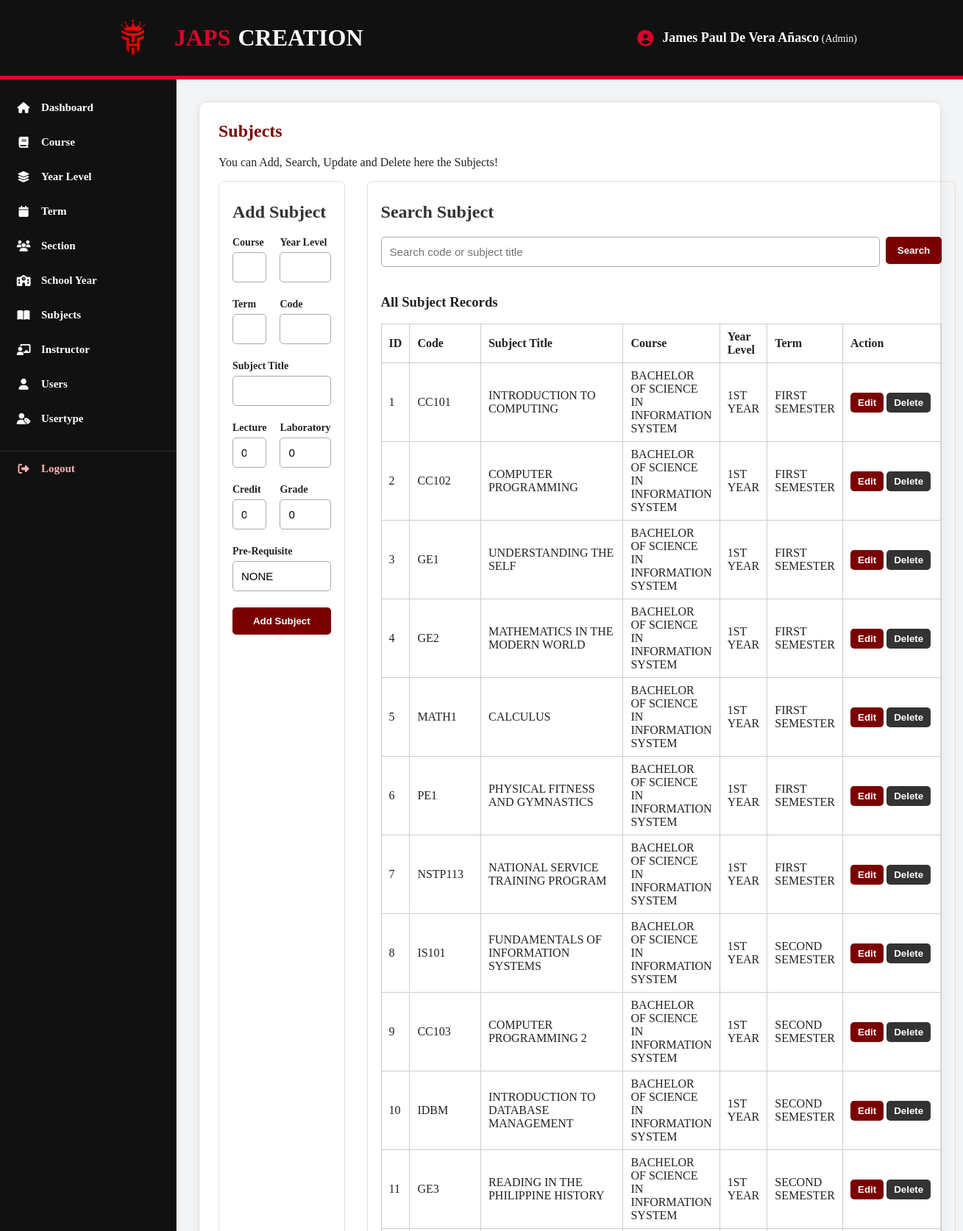
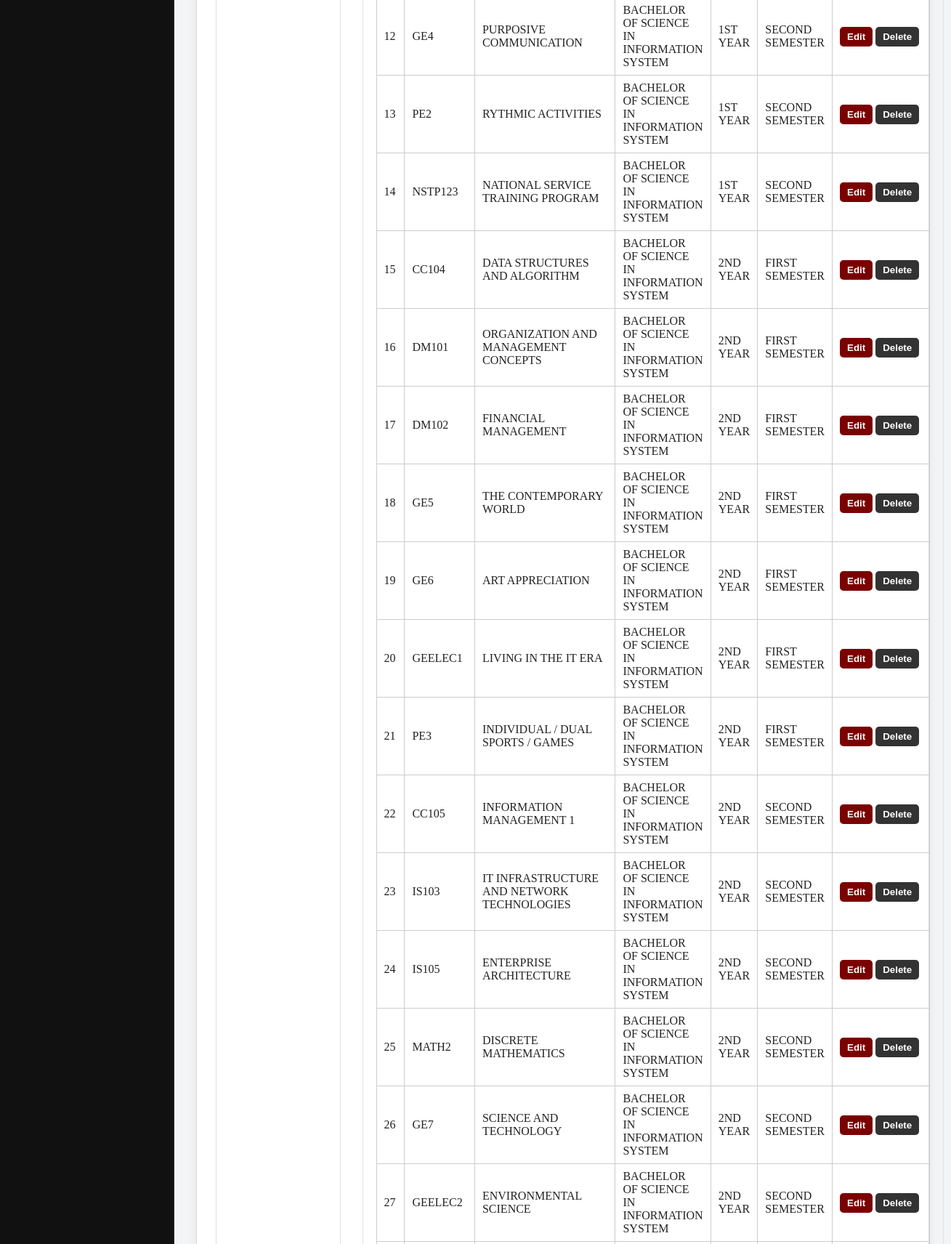
/subjects.php (signed in, upper part), run on the app's committed database (2 pictures, top to bottom).
### tables this page shows
CREATE TABLE `tbl_subject` (
  `ID` int(11) NOT NULL,
  `COURSE` varchar(100) NOT NULL,
  `YEARLEVEL` varchar(100) NOT NULL,
  `TERM` varchar(100) NOT NULL,
  `CODE` varchar(50) NOT NULL,
  `SUBJECTTITLE` varchar(100) NOT NULL,
  `LECTURE` float NOT NULL,
  `LABORATORY` float NOT NULL,
  `CREDIT` float NOT NULL,
  `GRADE` float NOT NULL,
  `PRE-REQUISITE` varchar(100) NOT NULL
);

### subjects.php (the view, shortened to what this page needs)
<?php
require_once "db.php";
$allRecords = $conn->query("SELECT ID, CODE, SUBJECTTITLE, COURSE, YEARLEVEL, TERM FROM tbl_subject ORDER BY ID");
include "header.php";
?>
<section class="card">
    <h1>Subjects</h1>
    <p>You can Add, Search, Update and Delete here the Subjects!</p>
    <div class="two-panels">
        <section>
            <h2>Add Subject</h2>
            <form method="post" class="grid">
                <div><label>Course</label><input name="course" required></div>
                <div><label>Year Level</label><input name="yearlevel" required></div>
                <div><label>Term</label><input name="term" required></div>
                <div><label>Code</label><input name="code" required></div>
                <div class="full"><label>Subject Title</label><input name="subjecttitle" required></div>
                <div><label>Lecture</label><input type="number" step="0.01" name="lecture" value="0" required></div>
                <div><label>Laboratory</label><input type="number" step="0.01" name="laboratory" value="0" required>
                </div>
                <div><label>Credit</label><input type="number" step="0.01" name="credit" value="0" required></div>
                <div><label>Grade</label><input type="number" step="0.01" name="grade" value="0" required></div>
                <div class="full"><label>Pre-Requisite</label><input name="pre_requisite" value="NONE" required></div>
                <button class="full" name="add">Add Subject</button>
            </form>
        </section>
        <section>
            <h2>Search Subject</h2>
            <form method="post" class="search">
                <input name="search_value" placeholder="Search code or subject title" required>
                <button name="search">Search</button>
            </form>
            <div class="record-list"><h3>All Subject Records</h3><table><tr><th>ID</th><th>Code</th><th>Subject Title</th><th>Course</th><th>Year Level</th><th>Term</th><th>Action</th></tr><?php while ($item = $allRecords->fetch_assoc()): ?><tr><td><?= (int) $item["ID"] ?></td><td><?= htmlspecialchars($item["CODE"]) ?></td><td><?= htmlspecialchars($item["SUBJECTTITLE"]) ?></td><td><?= htmlspecialchars($item["COURSE"]) ?></td><td><?= htmlspecialchars($item["YEARLEVEL"]) ?></td><td><?= htmlspecialchars($item["TERM"]) ?></td><td class="record-actions"><form method="post"><input type="hidden" name="search_value" value="<?= htmlspecialchars($item["CODE"]) ?>"><button name="search">Edit</button></form><form method="post" onsubmit="return confirm('Delete this record?')"><input type="hidden" name="id" value="<?= (int) $item["ID"] ?>"><button name="delete" class="delete">Delete</button></form></td></tr><?php endwhile; ?></table></div>
        </section>
    </div>
</section>
<?php include "footer.php"; ?>

### style.css (style rules this page uses)
* { box-sizing: border-box; }
body { margin: 0; font-family: Cambria, Cochin, Georgia, Times, 'Times New Roman', serif; background: #f3f4f6; color: #222; }
.card { background: #fff; border: 1px solid #ddd; border-radius: 10px; padding: 26px; box-shadow: 0 3px 12px rgba(0, 0, 0, 0.07); }
h1 { margin-top: 0; color: #7b0000; }
h2 { margin-top: 10px; color: #333; }
label { display: block; font-weight: 700; margin-bottom: 5px; font-size: 14px; }
input { width: 100%; padding: 11px; border: 1px solid #aaa; border-radius: 5px; margin: 0 0 12px; font-size: 15px; }
button { background: #7b0000; color: #fff; border: 0; border-radius: 5px; padding: 11px 16px; cursor: pointer; font-weight: 700; }
.delete { background: #333; }
.grid { display: grid; grid-template-columns: repeat(2, 1fr); gap: 10px 18px; }
.full { grid-column: 1/-1; }
.search { display: flex; gap: 8px; align-items: flex-start; }
.search input { margin: 0; }
.search button { white-space: nowrap; }
.two-panels { display: grid; grid-template-columns: 1fr 1fr; gap: 30px; }
.two-panels > section { border: 1px solid #e1e1e1; border-radius: 8px; padding: 18px; }
.record-list { margin-top: 18px; overflow-x: auto; }
.record-list table { width: 100%; border-collapse: collapse; min-width: 650px; }
.record-list th, .record-list td { padding: 8px 10px; border: 1px solid #ccc; text-align: left; }
.record-list th { font-weight: 700; }
.record-actions { white-space: nowrap; }
.record-actions form { display: inline-block; margin: 0 4px 0 0; }
.record-actions button { padding: 6px 10px; }

### data on the page
tbl_subject: ID "1", CODE "CC101", SUBJECTTITLE "INTRODUCTION TO COMPUTING", COURSE "BACHELOR OF SCIENCE IN INFORMATION SYSTEM", YEARLEVEL "1ST YEAR", TERM "FIRST SEMESTER"
tbl_subject: ID "2", CODE "CC102", SUBJECTTITLE "COMPUTER PROGRAMMING", COURSE "BACHELOR OF SCIENCE IN INFORMATION SYSTEM", YEARLEVEL "1ST YEAR", TERM "FIRST SEMESTER"
tbl_subject: ID "3", CODE "GE1", SUBJECTTITLE "UNDERSTANDING THE SELF", COURSE "BACHELOR OF SCIENCE IN INFORMATION SYSTEM", YEARLEVEL "1ST YEAR", TERM "FIRST SEMESTER"
tbl_subject: ID "4", CODE "GE2", SUBJECTTITLE "MATHEMATICS IN THE MODERN WORLD", COURSE "BACHELOR OF SCIENCE IN INFORMATION SYSTEM", YEARLEVEL "1ST YEAR", TERM "FIRST SEMESTER"
tbl_subject: ID "5", CODE "MATH1", SUBJECTTITLE "CALCULUS", COURSE "BACHELOR OF SCIENCE IN INFORMATION SYSTEM", YEARLEVEL "1ST YEAR", TERM "FIRST SEMESTER"
tbl_subject: ID "6", CODE "PE1", SUBJECTTITLE "PHYSICAL FITNESS AND GYMNASTICS", COURSE "BACHELOR OF SCIENCE IN INFORMATION SYSTEM", YEARLEVEL "1ST YEAR", TERM "FIRST SEMESTER"
tbl_subject: ID "7", CODE "NSTP113", SUBJECTTITLE "NATIONAL SERVICE TRAINING PROGRAM", COURSE "BACHELOR OF SCIENCE IN INFORMATION SYSTEM", YEARLEVEL "1ST YEAR", TERM "FIRST SEMESTER"
tbl_subject: ID "8", CODE "IS101", SUBJECTTITLE "FUNDAMENTALS OF INFORMATION SYSTEMS", COURSE "BACHELOR OF SCIENCE IN INFORMATION SYSTEM", YEARLEVEL "1ST YEAR", TERM "SECOND SEMESTER"
tbl_subject: ID "9", CODE "CC103", SUBJECTTITLE "COMPUTER PROGRAMMING 2", COURSE "BACHELOR OF SCIENCE IN INFORMATION SYSTEM", YEARLEVEL "1ST YEAR", TERM "SECOND SEMESTER"
tbl_subject: ID "10", CODE "IDBM", SUBJECTTITLE "INTRODUCTION TO DATABASE MANAGEMENT", COURSE "BACHELOR OF SCIENCE IN INFORMATION SYSTEM", YEARLEVEL "1ST YEAR", TERM "SECOND SEMESTER"
tbl_subject: ID "11", CODE "GE3", SUBJECTTITLE "READING IN THE PHILIPPINE HISTORY", COURSE "BACHELOR OF SCIENCE IN INFORMATION SYSTEM", YEARLEVEL "1ST YEAR", TERM "SECOND SEMESTER"
tbl_subject: ID "12", CODE "GE4", SUBJECTTITLE "PURPOSIVE COMMUNICATION", COURSE "BACHELOR OF SCIENCE IN INFORMATION SYSTEM", YEARLEVEL "1ST YEAR", TERM "SECOND SEMESTER"
tbl_subject: ID "13", CODE "PE2", SUBJECTTITLE "RYTHMIC ACTIVITIES", COURSE "BACHELOR OF SCIENCE IN INFORMATION SYSTEM", YEARLEVEL "1ST YEAR", TERM "SECOND SEMESTER"
tbl_subject: ID "14", CODE "NSTP123", SUBJECTTITLE "NATIONAL SERVICE TRAINING PROGRAM", COURSE "BACHELOR OF SCIENCE IN INFORMATION SYSTEM", YEARLEVEL "1ST YEAR", TERM "SECOND SEMESTER"
tbl_subject: ID "15", CODE "CC104", SUBJECTTITLE "DATA STRUCTURES AND ALGORITHM", COURSE "BACHELOR OF SCIENCE IN INFORMATION SYSTEM", YEARLEVEL "2ND YEAR", TERM "FIRST SEMESTER"
tbl_subject: ID "16", CODE "DM101", SUBJECTTITLE "ORGANIZATION AND MANAGEMENT CONCEPTS", COURSE "BACHELOR OF SCIENCE IN INFORMATION SYSTEM", YEARLEVEL "2ND YEAR", TERM "FIRST SEMESTER"
tbl_subject: ID "17", CODE "DM102", SUBJECTTITLE "FINANCIAL MANAGEMENT", COURSE "BACHELOR OF SCIENCE IN INFORMATION SYSTEM", YEARLEVEL "2ND YEAR", TERM "FIRST SEMESTER"
tbl_subject: ID "18", CODE "GE5", SUBJECTTITLE "THE CONTEMPORARY WORLD", COURSE "BACHELOR OF SCIENCE IN INFORMATION SYSTEM", YEARLEVEL "2ND YEAR", TERM "FIRST SEMESTER"
tbl_subject: ID "19", CODE "GE6", SUBJECTTITLE "ART APPRECIATION", COURSE "BACHELOR OF SCIENCE IN INFORMATION SYSTEM", YEARLEVEL "2ND YEAR", TERM "FIRST SEMESTER"
tbl_subject: ID "20", CODE "GEELEC1", SUBJECTTITLE "LIVING IN THE IT ERA", COURSE "BACHELOR OF SCIENCE IN INFORMATION SYSTEM", YEARLEVEL "2ND YEAR", TERM "FIRST SEMESTER"
tbl_subject: ID "21", CODE "PE3", SUBJECTTITLE "INDIVIDUAL / DUAL SPORTS / GAMES", COURSE "BACHELOR OF SCIENCE IN INFORMATION SYSTEM", YEARLEVEL "2ND YEAR", TERM "FIRST SEMESTER"
tbl_subject: ID "22", CODE "CC105", SUBJECTTITLE "INFORMATION MANAGEMENT 1", COURSE "BACHELOR OF SCIENCE IN INFORMATION SYSTEM", YEARLEVEL "2ND YEAR", TERM "SECOND SEMESTER"
tbl_subject: ID "23", CODE "IS103", SUBJECTTITLE "IT INFRASTRUCTURE AND NETWORK TECHNOLOGIES", COURSE "BACHELOR OF SCIENCE IN INFORMATION SYSTEM", YEARLEVEL "2ND YEAR", TERM "SECOND SEMESTER"
tbl_subject: ID "24", CODE "IS105", SUBJECTTITLE "ENTERPRISE ARCHITECTURE", COURSE "BACHELOR OF SCIENCE IN INFORMATION SYSTEM", YEARLEVEL "2ND YEAR", TERM "SECOND SEMESTER"
tbl_subject: ID "25", CODE "MATH2", SUBJECTTITLE "DISCRETE MATHEMATICS", COURSE "BACHELOR OF SCIENCE IN INFORMATION SYSTEM", YEARLEVEL "2ND YEAR", TERM "SECOND SEMESTER"
tbl_subject: ID "26", CODE "GE7", SUBJECTTITLE "SCIENCE AND TECHNOLOGY", COURSE "BACHELOR OF SCIENCE IN INFORMATION SYSTEM", YEARLEVEL "2ND YEAR", TERM "SECOND SEMESTER"
tbl_subject: ID "27", CODE "GEELEC2", SUBJECTTITLE "ENVIRONMENTAL SCIENCE", COURSE "BACHELOR OF SCIENCE IN INFORMATION SYSTEM", YEARLEVEL "2ND YEAR", TERM "SECOND SEMESTER"

### other printed values
$loggedInFullname "James Paul De Vera Añasco"
$loggedInUsertype "Admin"
